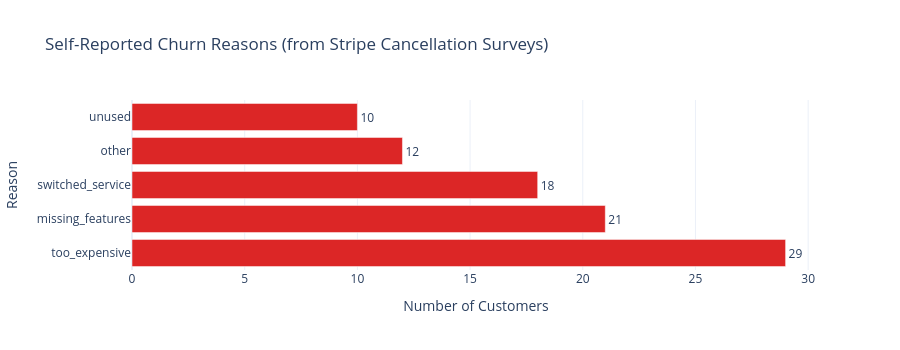

The notebook cell this image was saved under:
### Code cell
def plot_churn_reasons(customers_df: pd.DataFrame) -> None:
    """Plot a horizontal bar chart of self-reported churn reasons.

    Requires a 'churn_reason' column (populated by Stripe cancellation surveys).
    Prints an informative message if the column is absent.

    Parameters
    ----------
    customers_df : pd.DataFrame
        Customer DataFrame, optionally containing a 'churn_reason' column.
    """
    if "churn_reason" not in customers_df.columns:
        print(
            "No 'churn_reason' column found. To capture self-reported reasons, "
            "enable Stripe Cancellation Surveys (Dashboard > Billing > Subscriptions). "
            "Stripe maps responses to cancellation_details.feedback on the Subscription object."
        )
        return

    churned_df = customers_df[customers_df["is_churned"] == 1]
    reason_counts = (
        churned_df["churn_reason"]
        .dropna()
        .value_counts()
        .reset_index()
    )
    reason_counts.columns = ["reason", "count"]

    if reason_counts.empty:
        print("No churn reason data available for churned customers.")
        return

    fig = go.Figure(go.Bar(
        x=reason_counts["count"],
        y=reason_counts["reason"],
        orientation="h",
        marker_color="#DC2626",
        text=reason_counts["count"],
        textposition="outside",
    ))
    fig.update_layout(
        title="Self-Reported Churn Reasons (from Stripe Cancellation Surveys)",
        xaxis_title="Number of Customers",
        yaxis_title="Reason",
        template="plotly_white",
        height=350,
    )
    fig.show()


plot_churn_reasons(DATA["customers"])

### Figure 1 — Plotly figure (JSON) as saved in the notebook; plotly's stock layout.template omitted (floating-point values rounded to 4 significant figures)
{"data": [{"marker": {"color": "#DC2626"}, "orientation": "h", "text": [29, 21, 18, 12, 10], "textposition": "outside", "type": "bar", "x": [29, 21, 18, 12, 10], "y": ["too_expensive", "missing_features", "switched_service", "other", "unused"]}], "layout": {"height": 350, "title": {"text": "Self-Reported Churn Reasons (from Stripe Cancellation Surveys)"}, "xaxis": {"title": {"text": "Number of Customers"}}, "yaxis": {"title": {"text": "Reason"}}}}
